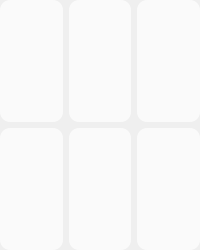
                <widget class="QFrame" name="frame_13">
                 <property name="minimumSize">
                  <size>
                   <width>0</width>
                   <height>250</height>
                  </size>
                 </property>
                 <property name="styleSheet">
                  <string notr="true">border:0;
</string>
                 </property>
                 <property name="frameShape">
                  <enum>QFrame::StyledPanel</enum>
                 </property>
                 <property name="frameShadow">
                  <enum>QFrame::Raised</enum>
                 </property>
                 <layout class="QVBoxLayout" name="verticalLayout_9">
                  <property name="leftMargin">
                   <number>0</number>
                  </property>
                  <property name="topMargin">
                   <number>0</number>
                  </property>
                  <property name="rightMargin">
                   <number>0</number>
                  </property>
                  <property name="bottomMargin">
                   <number>0</number>
                  </property>
                  <item>
                   <layout class="QHBoxLayout" name="horizontalLayout_21">
                    <item>
                     <widget class="QLabel" name="label_27">
                      <property name="styleSheet">
                       <string notr="true">background-color:rgb(250,250,250);border-radius:10;</string>
                      </property>
                      <property name="text">
                       <string/>
                      </property>
                     </widget>
                    </item>
                    <item>
                     <widget class="QLabel" name="label_28">
                      <property name="styleSheet">
                       <string notr="true">background-color:rgb(250,250,250);border-radius:10;</string>
                      </property>
                      <property name="text">
                       <string/>
                      </property>
                     </widget>
                    </item>
                    <item>
                     <widget class="QLabel" name="label_24">
                      <property name="styleSheet">
                       <string notr="true">background-color:rgb(250,250,250);border-radius:10;</string>
                      </property>
                      <property name="text">
                       <string/>
                      </property>
                     </widget>
                    </item>
                   </layout>
                  </item>
                  <item>
                   <layout class="QHBoxLayout" name="horizontalLayout_23">
                    <item>
                     <widget class="QLabel" name="label_29">
                      <property name="styleSheet">
                       <string notr="true">background-color:rgb(250,250,250);border-radius:10;</string>
                      </property>
                      <property name="text">
                       <string/>
                      </property>
                     </widget>
                    </item>
                    <item>
                     <widget class="QLabel" name="label_31">
                      <property name="styleSheet">
                       <string notr="true">background-color:rgb(250,250,250);border-radius:10;</string>
                      </property>
                      <property name="text">
                       <string/>
                      </property>
                     </widget>
                    </item>
                    <item>
                     <widget class="QLabel" name="label_30">
                      <property name="styleSheet">
                       <string notr="true">background-color:rgb(250,250,250);border-radius:10;</string>
                      </property>
                      <property name="text">
                       <string/>
                      </property>
                     </widget>
                    </item>
                   </layout>
                  </item>
                 </layout>
                </widget>
